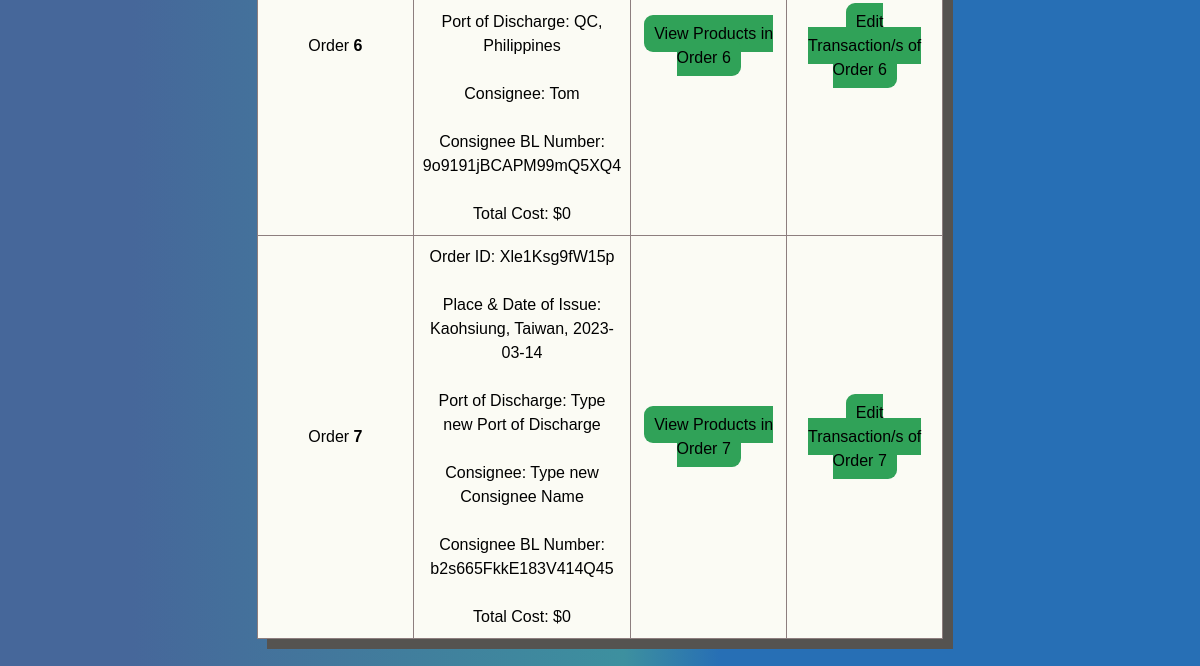
The page /PendingOrders (signed in, lower part) on the database as committed earlier.
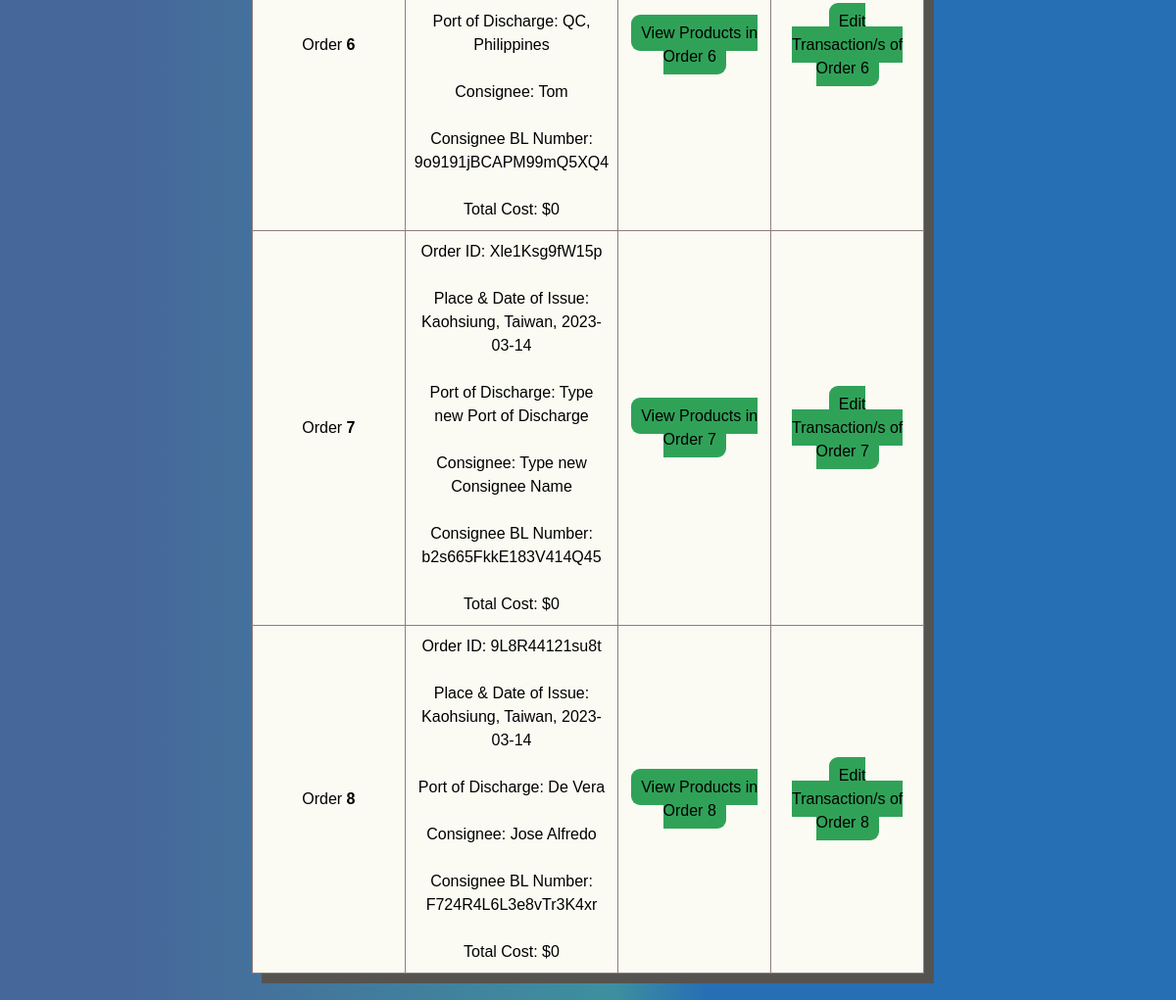
The same page on the database as committed later.
### Inventory/models.py (models this page shows, shortened)
class FinalOrder(models.Model):
    TotalCost = models.IntegerField(default=0)
    ProductInfo = models.CharField(max_length=400, blank=True,default=None)
    Finished = models.BooleanField(default=False) #confirmed or not
    OrderDate = models.DateField(auto_now_add=True)#auto_now_add=True)
    Verification = models.CharField(default=None,unique=True, max_length=13, null=True, blank=True) #Orderid -> verification
    BL = models.ForeignKey(Consignee, null=False, blank=True, on_delete=models.CASCADE)
    Shipper = models.ForeignKey(Company, on_delete=models.CASCADE, default=None, null=True, blank=True)
    NotifyName = models.ForeignKey(NotifyParty, default=None, on_delete=models.CASCADE, null=True, blank=True)
    NumOfBL = models.IntegerField(default=3, null=True, blank=True)
    PayAt = models.CharField(default='', max_length=70, null=True, blank=True)
    Place = models.CharField(default="Kaohsiung, Taiwan", max_length=70, null=False)
    PlaceDate = models.CharField(default='', max_length=100, blank=True)
    Charges = models.FloatField(default=None, max_length=11, validators=[MinValueValidator(float('0.01'))], null=True, blank=True)
    RevTons = models.CharField(max_length=1000, default=None, null=True, blank=True)
    Rate = models.FloatField(default=None, null=True, blank=True, validators=[MinValueValidator(float('0.01'))])
    Prepaid = models.CharField(max_length=20, default='', blank=True)
    Collect = models.CharField(max_length=20, default='', blank=True)
    Portload = models.CharField(max_length=255, default='', blank=True)
    Portdis = models.CharField(max_length=255, default='', blank=True)
    TranshTo = models.CharField(max_length=50, default='', null=True, blank=True)
    FinalDest = models.CharField(max_length=255, default='', null=True, blank=True)
    Voyage = models.SmallIntegerField(default=0, null=False, blank=True)
    objects = models.Manager()

class Consignee(models.Model):
    BL = models.CharField(max_length=20, default='', unique=True)
    Name = models.CharField(max_length=100)
    PortDischarge = models.CharField(max_length=100, default='', blank=True)

### Inventory/views.py (the view, shortened to what this page needs)
# urls.py: path('PendingOrders',views.ShowProds, name='Products2'),
def ShowProds(request):
    condition = ""
    if request.user.is_authenticated:
        condition = True
        request.session['NAVIGATE'] = "users"
        AllOrders = FinalOrder.objects.filter(Finished = False)
        return render(request, 'Inventory/users2.html',{
            'C' : condition,
            'Orders' : AllOrders,
        })

### Inventory/templates/Inventory/users2.html (shortened to what this page needs)
{% extends 'Inventory/base.html' %}
{% load static %}
    {% block content %}
    <br><br>
    <table style="font-style: normal; font-weight: normal;" class="Frame">
        {% for o in Orders %}
        <tr class="Header" id="main">
            <th> Order <b>{{o.pk}}</b></ht>
            <th> Order ID: {{o.Verification}} <br><br>
                Place & Date of Issue: {{o.PlaceDate}} <br><br>
                Port of Discharge: {{o.BL.PortDischarge}} <br><br>
                Consignee: {{o.BL.Name}} <br><br>
                Consignee BL Number: {{o.BL.BL}} <br><br>
                Total Cost: ${{o.TotalCost}}
            </th>
            <th> <a class="Button" href="{% url 'Products3' pk=o.pk %}" id="ViewProds"> View Products in Order {{o.pk}} </a> </th>
            <th> <a class="Button" href="{% url 'UnfTrans' pk=o.pk %}"> Edit Transaction/s of Order {{o.pk}} </a> </th>
        </tr>
        {% endfor %}
    </table>
    <br><br>
    {% endblock %}

Rows that differ between the two databases and show on the page:
added FinalOrder: pk "8", Verification "9L8R44121su8t", PlaceDate "Kaohsiung, Taiwan, 2023-03-14", BL.PortDischarge "De Vera", BL.Name "Jose Alfredo", BL.BL "F724R4L6L3e8vTr3K4xr", TotalCost "0"
